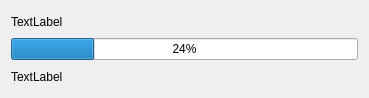
<?xml version="1.0" encoding="UTF-8"?>
<ui version="4.0">
 <class>FutureNotification</class>
 <widget class="Notification" name="FutureNotification">
  <property name="geometry">
   <rect>
    <x>0</x>
    <y>0</y>
    <width>369</width>
    <height>98</height>
   </rect>
  </property>
  <property name="windowTitle">
   <string>FutureNotification</string>
  </property>
  <layout class="QVBoxLayout" name="verticalLayout">
   <item>
    <widget class="QLabel" name="label">
     <property name="text">
      <string>TextLabel</string>
     </property>
    </widget>
   </item>
   <item>
    <widget class="QProgressBar" name="progressBar">
     <property name="value">
      <number>24</number>
     </property>
    </widget>
   </item>
   <item>
    <widget class="QLabel" name="label_2">
     <property name="text">
      <string>TextLabel</string>
     </property>
    </widget>
   </item>
  </layout>
 </widget>
 <customwidgets>
  <customwidget>
   <class>Notification</class>
   <extends>QWidget</extends>
   <header>ui/notifications/Notification.hpp</header>
   <container>1</container>
  </customwidget>
 </customwidgets>
 <resources/>
 <connections/>
</ui>
